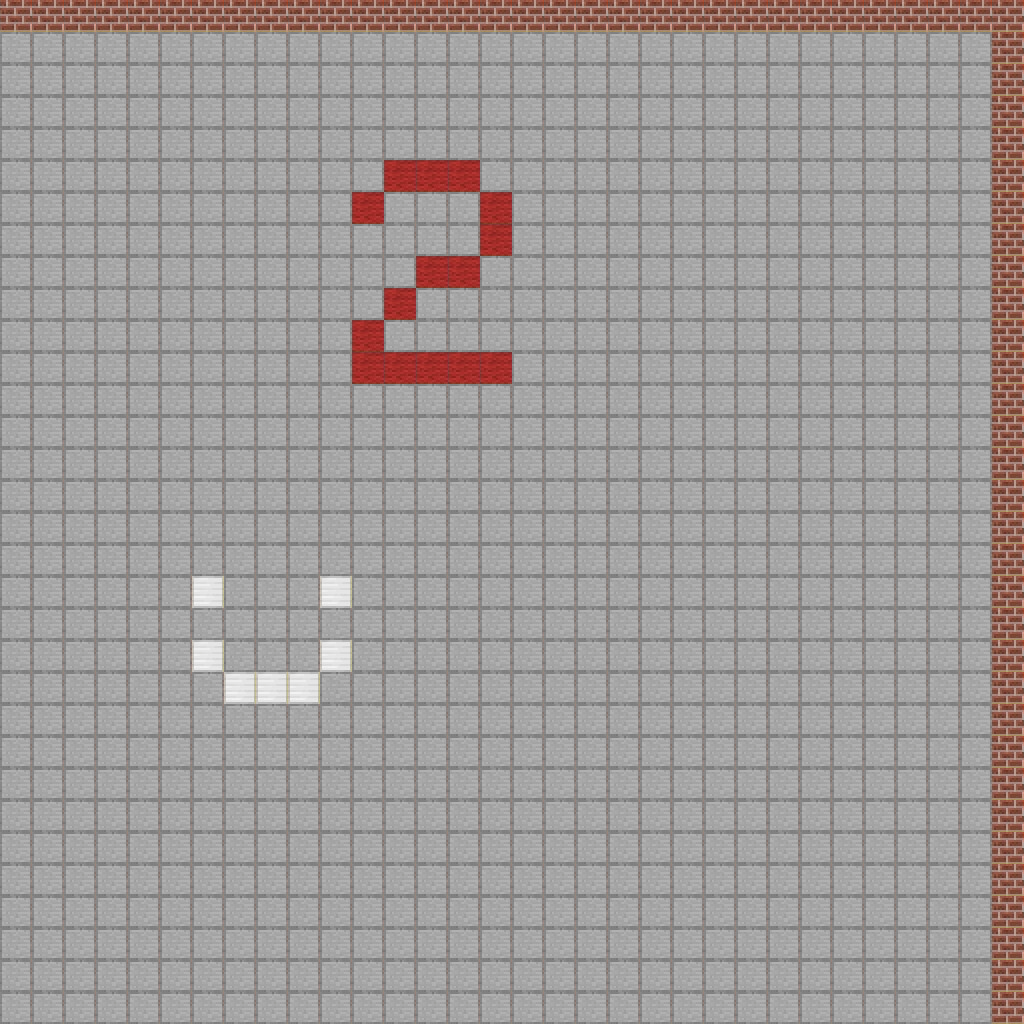

A 2D game scene composited from a Tiled map and its tileset images. What follows is a short description and the map's XML, with each tile layer's data collapsed to a summary:
An orthogonal 32x32 tile map with 32x32 px tiles, 2 tile layers (Tile Layer 1, wall).

<map version="1.2" tiledversion="1.3.2" orientation="orthogonal" renderorder="right-down" compressionlevel="0" width="32" height="32" tilewidth="32" tileheight="32" infinite="0" nextlayerid="6" nextobjectid="5">
 <tileset firstgid="1" source="tilemap2.tsx" />
 <layer id="1" name="Tile Layer 1" width="32" height="32">
  <properties>
   <property name="collidable" value="no" />
  </properties>
  <data>[1024 cells, 1024 non-empty, 2 distinct tile ids]</data>
 </layer>
 <layer id="5" name="wall" width="32" height="32">
  <properties>
   <property name="collidable" value="yes" />
  </properties>
  <data>[1024 cells, 78 non-empty, 2 distinct tile ids]</data>
 </layer>
</map>